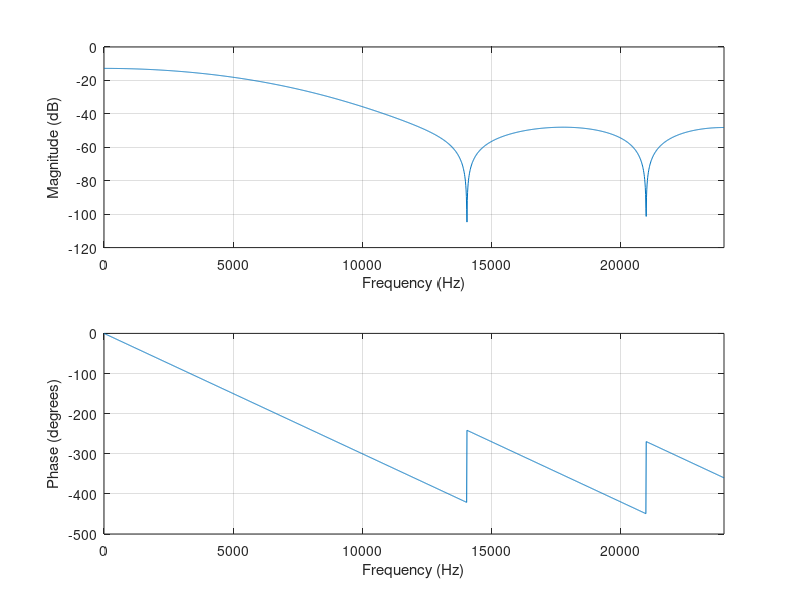

Write MATLAB code to recreate this figure. (Note: this script raises an error after producing the figure.)
close all
clear


    % filter
%     xfreq = 1500;
%     filter_order = 2;    
%     [B,  A ] = butter( filter_order, xfreq/Fs*2, 'low'  );
%     irLeft = filter(B, A, irLeft);
%     irRight = filter(B, A, irRight);


%    lpFilt = designfilt('lowpassfir', 'PassbandFrequency', 1200,...
%            'StopbandFrequency', 1500, 'PassbandRipple', 0.5, ...
%            'StopbandAttenuation', 65, 'DesignMethod', 'kaiserwin','SampleRate',Fs);
                     
    
%     B = fir1(34,0.0625,chebwin(35,30));
Fs = 48000;
fx = 1500/(Fs/2);
f = [0 fx fx 1];
mhi = [1 1 0 0];
B = fir2(8,f,mhi);
A = 1;

freqz(B,A,2048,Fs)

h = firminphase(B);

grpdelay(B,A,2048)
    
%     Fs = 48000;
%     disp(median(grpdelay(B,A)));
